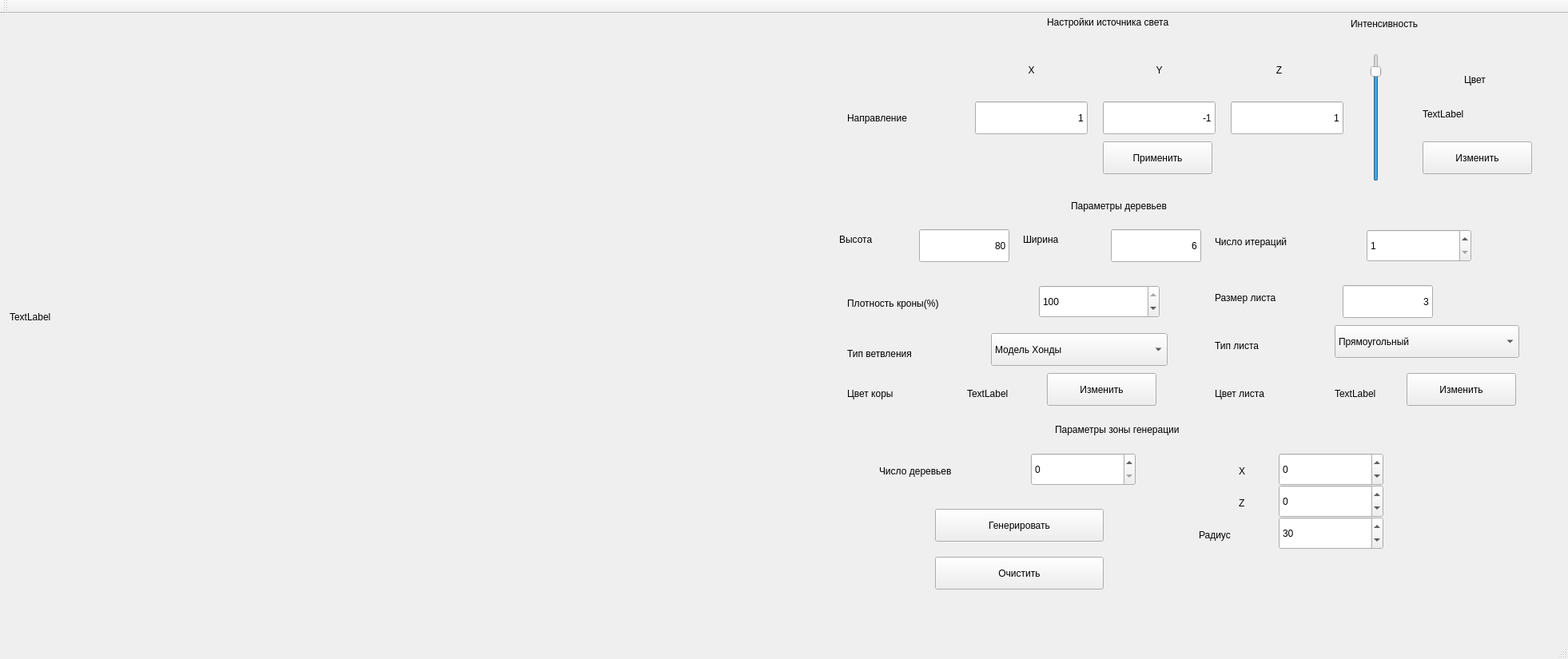
<?xml version="1.0" encoding="UTF-8"?>
<ui version="4.0">
 <class>MainWindow</class>
 <widget class="QMainWindow" name="MainWindow">
  <property name="geometry">
   <rect>
    <x>0</x>
    <y>0</y>
    <width>1962</width>
    <height>825</height>
   </rect>
  </property>
  <property name="windowTitle">
   <string>Генерация деревьев</string>
  </property>
  <widget class="QWidget" name="centralWidget">
   <widget class="QLabel" name="canvas">
    <property name="geometry">
     <rect>
      <x>12</x>
      <y>-6</y>
      <width>1021</width>
      <height>771</height>
     </rect>
    </property>
    <property name="text">
     <string>TextLabel</string>
    </property>
   </widget>
   <widget class="QLabel" name="label">
    <property name="geometry">
     <rect>
      <x>1310</x>
      <y>-10</y>
      <width>310</width>
      <height>41</height>
     </rect>
    </property>
    <property name="text">
     <string>Настройки источника света</string>
    </property>
   </widget>
   <widget class="QLabel" name="label_3">
    <property name="geometry">
     <rect>
      <x>1060</x>
      <y>110</y>
      <width>161</width>
      <height>41</height>
     </rect>
    </property>
    <property name="text">
     <string>Направление</string>
    </property>
   </widget>
   <widget class="QLineEdit" name="lightDirX">
    <property name="geometry">
     <rect>
      <x>1220</x>
      <y>110</y>
      <width>141</width>
      <height>41</height>
     </rect>
    </property>
    <property name="text">
     <string>1</string>
    </property>
    <property name="alignment">
     <set>Qt::AlignRight|Qt::AlignTrailing|Qt::AlignVCenter</set>
    </property>
   </widget>
   <widget class="QLineEdit" name="lightDirY">
    <property name="geometry">
     <rect>
      <x>1380</x>
      <y>110</y>
      <width>141</width>
      <height>41</height>
     </rect>
    </property>
    <property name="text">
     <string>-1</string>
    </property>
    <property name="alignment">
     <set>Qt::AlignRight|Qt::AlignTrailing|Qt::AlignVCenter</set>
    </property>
   </widget>
   <widget class="QLineEdit" name="lightDirZ">
    <property name="geometry">
     <rect>
      <x>1540</x>
      <y>110</y>
      <width>141</width>
      <height>41</height>
     </rect>
    </property>
    <property name="text">
     <string>1</string>
    </property>
    <property name="alignment">
     <set>Qt::AlignRight|Qt::AlignTrailing|Qt::AlignVCenter</set>
    </property>
   </widget>
   <widget class="QLabel" name="label_4">
    <property name="geometry">
     <rect>
      <x>1220</x>
      <y>50</y>
      <width>141</width>
      <height>41</height>
     </rect>
    </property>
    <property name="layoutDirection">
     <enum>Qt::RightToLeft</enum>
    </property>
    <property name="text">
     <string>X</string>
    </property>
    <property name="alignment">
     <set>Qt::AlignCenter</set>
    </property>
   </widget>
   <widget class="QLabel" name="label_5">
    <property name="geometry">
     <rect>
      <x>1380</x>
      <y>50</y>
      <width>141</width>
      <height>41</height>
     </rect>
    </property>
    <property name="layoutDirection">
     <enum>Qt::RightToLeft</enum>
    </property>
    <property name="text">
     <string>Y</string>
    </property>
    <property name="alignment">
     <set>Qt::AlignCenter</set>
    </property>
   </widget>
   <widget class="QLabel" name="label_6">
    <property name="geometry">
     <rect>
      <x>1530</x>
      <y>50</y>
      <width>141</width>
      <height>41</height>
     </rect>
    </property>
    <property name="layoutDirection">
     <enum>Qt::RightToLeft</enum>
    </property>
    <property name="text">
     <string>Z</string>
    </property>
    <property name="alignment">
     <set>Qt::AlignCenter</set>
    </property>
   </widget>
   <widget class="QSlider" name="lightIntens">
    <property name="geometry">
     <rect>
      <x>1710</x>
      <y>50</y>
      <width>24</width>
      <height>160</height>
     </rect>
    </property>
    <property name="maximum">
     <number>100</number>
    </property>
    <property name="value">
     <number>90</number>
    </property>
    <property name="orientation">
     <enum>Qt::Vertical</enum>
    </property>
   </widget>
   <widget class="QLabel" name="label_7">
    <property name="geometry">
     <rect>
      <x>1690</x>
      <y>0</y>
      <width>171</width>
      <height>25</height>
     </rect>
    </property>
    <property name="text">
     <string>Интенсивность</string>
    </property>
   </widget>
   <widget class="QLabel" name="lightColorLabel">
    <property name="geometry">
     <rect>
      <x>1780</x>
      <y>100</y>
      <width>131</width>
      <height>51</height>
     </rect>
    </property>
    <property name="baseSize">
     <size>
      <width>200</width>
      <height>150</height>
     </size>
    </property>
    <property name="text">
     <string>TextLabel</string>
    </property>
   </widget>
   <widget class="QLabel" name="label_9">
    <property name="geometry">
     <rect>
      <x>1760</x>
      <y>70</y>
      <width>171</width>
      <height>25</height>
     </rect>
    </property>
    <property name="text">
     <string>Цвет</string>
    </property>
    <property name="alignment">
     <set>Qt::AlignCenter</set>
    </property>
   </widget>
   <widget class="QPushButton" name="lightColorButton">
    <property name="geometry">
     <rect>
      <x>1780</x>
      <y>160</y>
      <width>137</width>
      <height>41</height>
     </rect>
    </property>
    <property name="text">
     <string>Изменить</string>
    </property>
   </widget>
   <widget class="QPushButton" name="lightPropButton">
    <property name="geometry">
     <rect>
      <x>1380</x>
      <y>160</y>
      <width>137</width>
      <height>41</height>
     </rect>
    </property>
    <property name="text">
     <string>Применить</string>
    </property>
   </widget>
   <widget class="QLabel" name="label_8">
    <property name="geometry">
     <rect>
      <x>1340</x>
      <y>230</y>
      <width>241</width>
      <height>21</height>
     </rect>
    </property>
    <property name="text">
     <string>Параметры деревьев</string>
    </property>
   </widget>
   <widget class="QLineEdit" name="treeHight">
    <property name="geometry">
     <rect>
      <x>1150</x>
      <y>270</y>
      <width>113</width>
      <height>41</height>
     </rect>
    </property>
    <property name="text">
     <string>80</string>
    </property>
    <property name="alignment">
     <set>Qt::AlignRight|Qt::AlignTrailing|Qt::AlignVCenter</set>
    </property>
   </widget>
   <widget class="QSpinBox" name="treeCap">
    <property name="geometry">
     <rect>
      <x>1300</x>
      <y>340</y>
      <width>151</width>
      <height>41</height>
     </rect>
    </property>
    <property name="cursor">
     <cursorShape>ArrowCursor</cursorShape>
    </property>
    <property name="maximum">
     <number>100</number>
    </property>
    <property name="value">
     <number>100</number>
    </property>
   </widget>
   <widget class="QComboBox" name="treeBranchType">
    <property name="geometry">
     <rect>
      <x>1240</x>
      <y>400</y>
      <width>221</width>
      <height>41</height>
     </rect>
    </property>
    <item>
     <property name="text">
      <string>Модель Хонды</string>
     </property>
    </item>
    <item>
     <property name="text">
      <string>Тернарное</string>
     </property>
    </item>
   </widget>
   <widget class="QLineEdit" name="leafSize">
    <property name="geometry">
     <rect>
      <x>1680</x>
      <y>340</y>
      <width>113</width>
      <height>41</height>
     </rect>
    </property>
    <property name="text">
     <string>3</string>
    </property>
    <property name="alignment">
     <set>Qt::AlignRight|Qt::AlignTrailing|Qt::AlignVCenter</set>
    </property>
   </widget>
   <widget class="QComboBox" name="leafType">
    <property name="geometry">
     <rect>
      <x>1670</x>
      <y>390</y>
      <width>231</width>
      <height>41</height>
     </rect>
    </property>
    <item>
     <property name="text">
      <string>Прямоугольный</string>
     </property>
    </item>
    <item>
     <property name="text">
      <string>Треугольный</string>
     </property>
    </item>
   </widget>
   <widget class="QLabel" name="treeLeafColor">
    <property name="geometry">
     <rect>
      <x>1670</x>
      <y>460</y>
      <width>81</width>
      <height>31</height>
     </rect>
    </property>
    <property name="text">
     <string>TextLabel</string>
    </property>
   </widget>
   <widget class="QPushButton" name="leafColorButton">
    <property name="geometry">
     <rect>
      <x>1760</x>
      <y>450</y>
      <width>137</width>
      <height>41</height>
     </rect>
    </property>
    <property name="text">
     <string>Изменить</string>
    </property>
   </widget>
   <widget class="QLabel" name="label_10">
    <property name="geometry">
     <rect>
      <x>1050</x>
      <y>270</y>
      <width>103</width>
      <height>25</height>
     </rect>
    </property>
    <property name="text">
     <string>Высота</string>
    </property>
   </widget>
   <widget class="QLabel" name="label_11">
    <property name="geometry">
     <rect>
      <x>1060</x>
      <y>350</y>
      <width>231</width>
      <height>25</height>
     </rect>
    </property>
    <property name="text">
     <string>Плотность кроны(%)</string>
    </property>
   </widget>
   <widget class="QLabel" name="treeLeafColor_2">
    <property name="geometry">
     <rect>
      <x>1520</x>
      <y>460</y>
      <width>131</width>
      <height>31</height>
     </rect>
    </property>
    <property name="text">
     <string>Цвет листа</string>
    </property>
   </widget>
   <widget class="QLabel" name="treeLeafColor_3">
    <property name="geometry">
     <rect>
      <x>1520</x>
      <y>400</y>
      <width>131</width>
      <height>31</height>
     </rect>
    </property>
    <property name="text">
     <string>Тип листа</string>
    </property>
   </widget>
   <widget class="QLabel" name="treeLeafColor_4">
    <property name="geometry">
     <rect>
      <x>1520</x>
      <y>340</y>
      <width>151</width>
      <height>31</height>
     </rect>
    </property>
    <property name="text">
     <string>Размер листа</string>
    </property>
   </widget>
   <widget class="QLabel" name="treeLeafColor_5">
    <property name="geometry">
     <rect>
      <x>1060</x>
      <y>410</y>
      <width>181</width>
      <height>31</height>
     </rect>
    </property>
    <property name="text">
     <string>Тип ветвления</string>
    </property>
   </widget>
   <widget class="QLabel" name="label_12">
    <property name="geometry">
     <rect>
      <x>1320</x>
      <y>510</y>
      <width>321</width>
      <height>21</height>
     </rect>
    </property>
    <property name="text">
     <string>Параметры зоны генерации</string>
    </property>
   </widget>
   <widget class="QSpinBox" name="zoneX">
    <property name="geometry">
     <rect>
      <x>1600</x>
      <y>550</y>
      <width>131</width>
      <height>41</height>
     </rect>
    </property>
    <property name="cursor">
     <cursorShape>ArrowCursor</cursorShape>
    </property>
    <property name="minimum">
     <number>-1000</number>
    </property>
    <property name="maximum">
     <number>1000</number>
    </property>
    <property name="singleStep">
     <number>10</number>
    </property>
   </widget>
   <widget class="QSpinBox" name="zoneZ">
    <property name="geometry">
     <rect>
      <x>1600</x>
      <y>590</y>
      <width>131</width>
      <height>41</height>
     </rect>
    </property>
    <property name="cursor">
     <cursorShape>ArrowCursor</cursorShape>
    </property>
    <property name="minimum">
     <number>-1000</number>
    </property>
    <property name="maximum">
     <number>1000</number>
    </property>
    <property name="singleStep">
     <number>10</number>
    </property>
   </widget>
   <widget class="QSpinBox" name="zoneRad">
    <property name="geometry">
     <rect>
      <x>1600</x>
      <y>630</y>
      <width>131</width>
      <height>41</height>
     </rect>
    </property>
    <property name="cursor">
     <cursorShape>ArrowCursor</cursorShape>
    </property>
    <property name="maximum">
     <number>150</number>
    </property>
    <property name="singleStep">
     <number>5</number>
    </property>
    <property name="value">
     <number>30</number>
    </property>
   </widget>
   <widget class="QLabel" name="label_13">
    <property name="geometry">
     <rect>
      <x>1550</x>
      <y>560</y>
      <width>41</width>
      <height>25</height>
     </rect>
    </property>
    <property name="text">
     <string>X</string>
    </property>
   </widget>
   <widget class="QLabel" name="label_14">
    <property name="geometry">
     <rect>
      <x>1550</x>
      <y>600</y>
      <width>41</width>
      <height>25</height>
     </rect>
    </property>
    <property name="text">
     <string>Z</string>
    </property>
   </widget>
   <widget class="QLabel" name="label_15">
    <property name="geometry">
     <rect>
      <x>1500</x>
      <y>640</y>
      <width>81</width>
      <height>25</height>
     </rect>
    </property>
    <property name="text">
     <string>Радиус</string>
    </property>
   </widget>
   <widget class="QSpinBox" name="zoneCap">
    <property name="geometry">
     <rect>
      <x>1290</x>
      <y>550</y>
      <width>131</width>
      <height>41</height>
     </rect>
    </property>
    <property name="cursor">
     <cursorShape>ArrowCursor</cursorShape>
    </property>
    <property name="maximum">
     <number>100</number>
    </property>
   </widget>
   <widget class="QLabel" name="label_16">
    <property name="geometry">
     <rect>
      <x>1100</x>
      <y>560</y>
      <width>181</width>
      <height>25</height>
     </rect>
    </property>
    <property name="text">
     <string>Число деревьев</string>
    </property>
   </widget>
   <widget class="QPushButton" name="generateButton">
    <property name="geometry">
     <rect>
      <x>1170</x>
      <y>620</y>
      <width>211</width>
      <height>41</height>
     </rect>
    </property>
    <property name="text">
     <string>Генерировать</string>
    </property>
   </widget>
   <widget class="QLabel" name="treeColor">
    <property name="geometry">
     <rect>
      <x>1210</x>
      <y>460</y>
      <width>81</width>
      <height>31</height>
     </rect>
    </property>
    <property name="text">
     <string>TextLabel</string>
    </property>
   </widget>
   <widget class="QPushButton" name="treeColorButton">
    <property name="geometry">
     <rect>
      <x>1310</x>
      <y>450</y>
      <width>137</width>
      <height>41</height>
     </rect>
    </property>
    <property name="text">
     <string>Изменить</string>
    </property>
   </widget>
   <widget class="QLabel" name="treeLeafColor_6">
    <property name="geometry">
     <rect>
      <x>1060</x>
      <y>460</y>
      <width>131</width>
      <height>31</height>
     </rect>
    </property>
    <property name="text">
     <string>Цвет коры</string>
    </property>
   </widget>
   <widget class="QLabel" name="label_17">
    <property name="geometry">
     <rect>
      <x>1280</x>
      <y>270</y>
      <width>103</width>
      <height>25</height>
     </rect>
    </property>
    <property name="text">
     <string>Ширина</string>
    </property>
   </widget>
   <widget class="QLineEdit" name="treeWidth">
    <property name="geometry">
     <rect>
      <x>1390</x>
      <y>270</y>
      <width>113</width>
      <height>41</height>
     </rect>
    </property>
    <property name="text">
     <string>6</string>
    </property>
    <property name="alignment">
     <set>Qt::AlignRight|Qt::AlignTrailing|Qt::AlignVCenter</set>
    </property>
   </widget>
   <widget class="QSpinBox" name="treeIterCount">
    <property name="geometry">
     <rect>
      <x>1710</x>
      <y>270</y>
      <width>131</width>
      <height>41</height>
     </rect>
    </property>
    <property name="cursor">
     <cursorShape>ArrowCursor</cursorShape>
    </property>
    <property name="minimum">
     <number>1</number>
    </property>
    <property name="maximum">
     <number>15</number>
    </property>
    <property name="singleStep">
     <number>1</number>
    </property>
   </widget>
   <widget class="QLabel" name="treeLeafColor_7">
    <property name="geometry">
     <rect>
      <x>1520</x>
      <y>270</y>
      <width>181</width>
      <height>31</height>
     </rect>
    </property>
    <property name="text">
     <string>Число итераций</string>
    </property>
   </widget>
   <widget class="QPushButton" name="clean">
    <property name="geometry">
     <rect>
      <x>1170</x>
      <y>680</y>
      <width>211</width>
      <height>41</height>
     </rect>
    </property>
    <property name="text">
     <string>Очистить</string>
    </property>
   </widget>
  </widget>
  <widget class="QMenuBar" name="menuBar">
   <property name="geometry">
    <rect>
     <x>0</x>
     <y>0</y>
     <width>1962</width>
     <height>33</height>
    </rect>
   </property>
  </widget>
  <widget class="QToolBar" name="mainToolBar">
   <attribute name="toolBarArea">
    <enum>TopToolBarArea</enum>
   </attribute>
   <attribute name="toolBarBreak">
    <bool>false</bool>
   </attribute>
  </widget>
  <widget class="QStatusBar" name="statusBar"/>
  <action name="action">
   <property name="text">
    <string>Из файла</string>
   </property>
  </action>
 </widget>
 <layoutdefault spacing="6" margin="11"/>
 <resources/>
 <connections/>
</ui>
